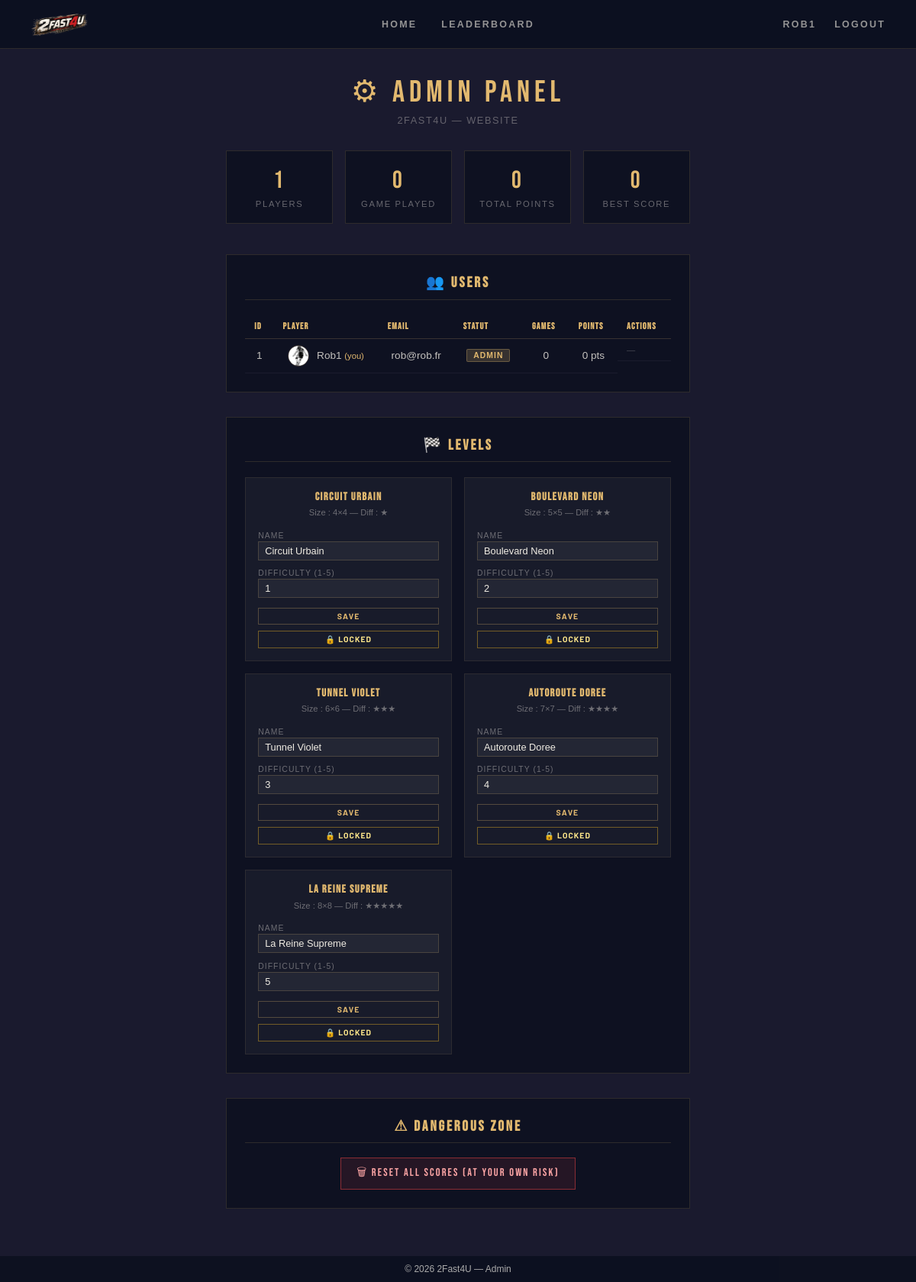
The page /pages/admin.php (signed in) on the database as committed earlier.
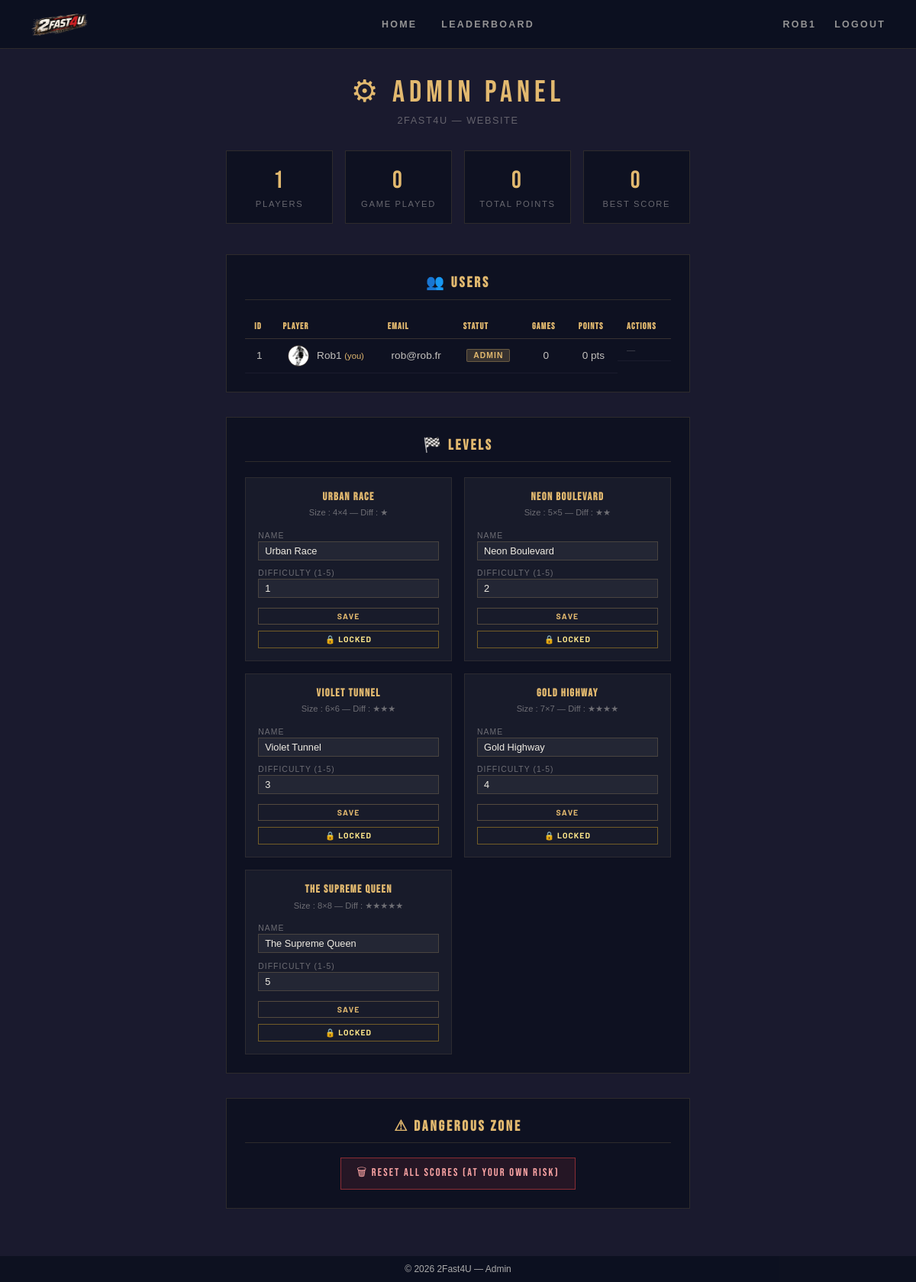
The same page on the database as committed later.
### tables this page shows
CREATE TABLE `niveau_cree` (
  `ID` int(11) NOT NULL,
  `Taille` int(11) NOT NULL,
  `Nombre_coups` int(11) NOT NULL DEFAULT '0',
  `Difficulte` int(11) NOT NULL DEFAULT '1',
  `grille` text,
  `Nom_du_niveau` text,
  `ID_Utilisateur` int(11) DEFAULT NULL,
  `code` varchar(10) DEFAULT NULL
);

### pages/admin.php (the view, shortened to what the changed rows need)
<?php
require_once '../includes/db.php';
$niveaux = $pdo->query("SELECT * FROM niveau_cree ORDER BY ID ASC")->fetchAll();
$lockedLevels = $_SESSION['locked_levels'] ?? [];
?>
<!DOCTYPE html>
<html lang="fr">
<head>
    <link rel="stylesheet" href="../css/style.css">
    <link rel="stylesheet" href="../css/admin.css">
</head>
<body>
    <main style="max-width:100%; padding:0;">
    <div class="admin-wrap">
        <div class="admin-section">
            <h2>👥 Users</h2>
            <table class="admin-table">
                <thead>
                    <tr>
                        <th>ID</th>
                        <th>Player</th>
                        <th>Email</th>
                        <th>Statut</th>
                        <th>Games</th>
                        <th>Points</th>
                        <th>Actions</th>
                    </tr>
                </thead>
            </table>
        </div>
        <div class="admin-section">
            <h2>🏁 Levels</h2>
            <div class="levels-grid">
                <?php foreach ($niveaux as $niv):
                    $isLocked = in_array($niv['ID'], $lockedLevels);
                ?>
                <div class="level-card <?= $isLocked ? 'level-locked' : '' ?>">
                    <h3><?= htmlspecialchars($niv['Nom_du_niveau'] ?? 'Niveau '.$niv['ID']) ?></h3>
                    <div class="diff">Size : <?= $niv['Taille'] ?>×<?= $niv['Taille'] ?> — Diff : <?= str_repeat('★', $niv['Difficulte']) ?></div>
                    <form method="POST" style="margin-top:0.8rem; text-align:left;">
                        <div style="margin-bottom:0.4rem;">
                            <label style="font-size:0.65rem;color:rgba(240,236,227,0.4);text-transform:uppercase;letter-spacing:0.1em;">Name</label>
                            <input type="text" name="nom" value="<?= htmlspecialchars($niv['Nom_du_niveau']) ?>" style="width:100%;background:rgba(255,255,255,0.05);border:1px solid rgba(226,185,111,0.2);color:#f0ece3;padding:4px 8px;font-size:0.8rem;">
                        </div>
                        <div style="margin-bottom:0.8rem;">
                            <label style="font-size:0.65rem;color:rgba(240,236,227,0.4);text-transform:uppercase;letter-spacing:0.1em;">Difficulty (1-5)</label>
                            <input type="number" name="difficulte" min="1" max="5" value="<?= $niv['Difficulte'] ?>" style="width:100%;background:rgba(255,255,255,0.05);border:1px solid rgba(226,185,111,0.2);color:#f0ece3;padding:4px 8px;font-size:0.8rem;">
                        </div>
                        <button class="btn-action btn-neutral" style="width:100%;">Save</button>
                    </form>
                    <form method="POST" style="margin-top:0.5rem;">
                        <button class="btn-action <?= $isLocked ? 'btn-success' : 'btn-warn' ?>" style="width:100%;">
                            <?= $isLocked ? '🔓 Unlocked' : '🔒 Locked' ?>
                        </button>
                    </form>
                </div>
                <?php endforeach; ?>
            </div>
        </div>
        <div class="admin-section">
            <h2>⚠ Dangerous Zone</h2>
        </div>
    </div>
    </main>
</body>
</html>

Rows that differ between the two databases and show on the page:
changed niveau_cree: Nom_du_niveau "Circuit Urbain" → "Urban Race"; nom "Circuit Urbain" → "Urban Race"
changed niveau_cree: Nom_du_niveau "Boulevard Neon" → "Neon Boulevard"; nom "Boulevard Neon" → "Neon Boulevard"
changed niveau_cree: Nom_du_niveau "Tunnel Violet" → "Violet Tunnel"; nom "Tunnel Violet" → "Violet Tunnel"
changed niveau_cree: Nom_du_niveau "Autoroute Doree" → "Gold Highway"; nom "Autoroute Doree" → "Gold Highway"
changed niveau_cree: Nom_du_niveau "La Reine Supreme" → "The Supreme Queen"; nom "La Reine Supreme" → "The Supreme Queen"
